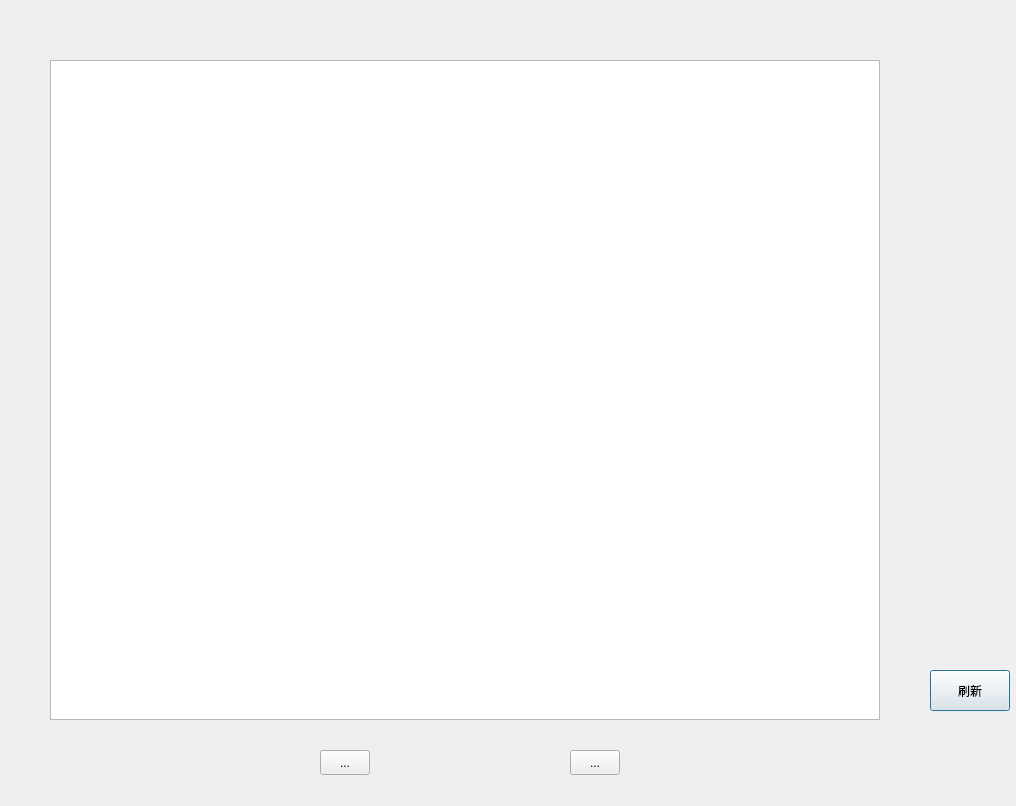
<?xml version="1.0" encoding="UTF-8"?>
<ui version="4.0">
 <class>DbViewDialog</class>
 <widget class="QDialog" name="DbViewDialog">
  <property name="geometry">
   <rect>
    <x>0</x>
    <y>0</y>
    <width>1016</width>
    <height>806</height>
   </rect>
  </property>
  <property name="windowTitle">
   <string>数据库视图</string>
  </property>
  <widget class="QStackedWidget" name="stackedWidget">
   <property name="geometry">
    <rect>
     <x>20</x>
     <y>10</y>
     <width>901</width>
     <height>760</height>
    </rect>
   </property>
   <property name="currentIndex">
    <number>1</number>
   </property>
   <widget class="QWidget" name="page">
    <widget class="QTableView" name="userTable">
     <property name="geometry">
      <rect>
       <x>30</x>
       <y>50</y>
       <width>830</width>
       <height>660</height>
      </rect>
     </property>
    </widget>
   </widget>
   <widget class="QWidget" name="page_2">
    <widget class="QTableView" name="prodTable">
     <property name="geometry">
      <rect>
       <x>30</x>
       <y>50</y>
       <width>830</width>
       <height>660</height>
      </rect>
     </property>
     <attribute name="verticalHeaderDefaultSectionSize">
      <number>40</number>
     </attribute>
    </widget>
   </widget>
  </widget>
  <widget class="QToolButton" name="rightButton">
   <property name="geometry">
    <rect>
     <x>570</x>
     <y>750</y>
     <width>50</width>
     <height>25</height>
    </rect>
   </property>
   <property name="text">
    <string>...</string>
   </property>
  </widget>
  <widget class="QToolButton" name="leftButton">
   <property name="geometry">
    <rect>
     <x>320</x>
     <y>750</y>
     <width>50</width>
     <height>25</height>
    </rect>
   </property>
   <property name="text">
    <string>...</string>
   </property>
  </widget>
  <widget class="QPushButton" name="refresh">
   <property name="geometry">
    <rect>
     <x>930</x>
     <y>670</y>
     <width>80</width>
     <height>41</height>
    </rect>
   </property>
   <property name="text">
    <string>刷新</string>
   </property>
  </widget>
 </widget>
 <resources/>
 <connections/>
</ui>
